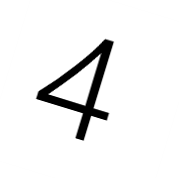
//> input picture MachineLearning/project/code_double_trainingset/训练用/41.png, 179 x 178 px, given in place of the camera
$ ./颜色识别_摄像机_   (built with g++ and OpenCV 4)
//> lines starting //> are read from the running program, lines starting //| are printed output that depends on the picture; after the words box and inside, x2 and y2 are one past the last pixel; in counts of white or black regions, pixels touching at a corner belong together
#include "opencv2/highgui/highgui.hpp"
#include "opencv2/core/core.hpp"
#include "opencv2/imgproc/imgproc.hpp"
#include "highgui.h"
#include <vector>
#include <iostream>
using namespace std;
using namespace cv;

int main() {
	VideoCapture cap(1);
	Mat img;
	int wid = 520;
	int hei = 310;
	while (1) {
		cap.read(img);
//> img is the input picture: 178 rows x 179 cols, CV_8UC3; min 0, max 255, mean 239.2
		vector<Mat> bgr;
//		cvtColor(img, img, CV_RGB2HSV);
		blur(img, img, Size(50, 50));
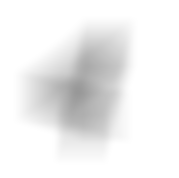
//> img: 178 rows x 179 cols, CV_8UC3; min 152, max 255, mean 239.2
		split(img, bgr);

		Mat histb, histg, histr;
		int channel[] = { 0 };
		int histsize[] = { 256 };
		float h[] = { 0,256 };
		const float * ranges[] = { h };
		calcHist(&bgr[0], 1, channel, Mat(), histb, 1, histsize, ranges);
//> histb = 256 values, max 17635 at index 255, min 0 at index 0, mean 124.5
		calcHist(&bgr[1], 1, channel, Mat(), histg, 1, histsize, ranges);
//> histg has the same summary as histb
		calcHist(&bgr[2], 1, channel, Mat(), histr, 1, histsize, ranges);
//> histr has the same summary as histb

		normalize(histb, histb, 0, hei / 2, NORM_MINMAX);
//> histb = 256 values, max 155 at index 255, min 0 at index 0, mean 1.09
		normalize(histg, histg, 0, hei / 2, NORM_MINMAX);
//> histg has the same summary as histb
		normalize(histr, histr, 0, hei / 2, NORM_MINMAX);
//> histr has the same summary as histb
		int bin = cvRound(wid / histsize[0]);
		Mat draw(hei, wid, CV_8UC3, Scalar::all(0));
		for (int i = 1; i < histsize[0]; i++) {
			line(draw, Point(bin*(i - 1), hei - cvRound(histb.at<float>(i - 1))),
				Point(bin*i, hei - cvRound(histb.at<float>(i))), Scalar(255, 0, 0));
			line(draw, Point(bin*(i - 1), hei - cvRound(histg.at<float>(i - 1))),
				Point(bin*i, hei - cvRound(histg.at<float>(i))), Scalar(0, 255, 0));
			line(draw, Point(bin*(i - 1), hei - cvRound(histr.at<float>(i - 1))),
				Point(bin*i, hei - cvRound(histr.at<float>(i))), Scalar(0, 0, 255));
		}
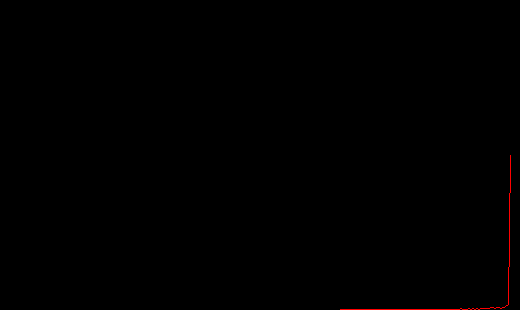
//> draw: 310 rows x 520 cols, CV_8UC3; mean B, G, R 0, 0, 0.5

		vector<Mat> hists;
		split(draw, hists);
//> hists[0]: 310 rows x 520 cols, CV_8UC1; every value is 0
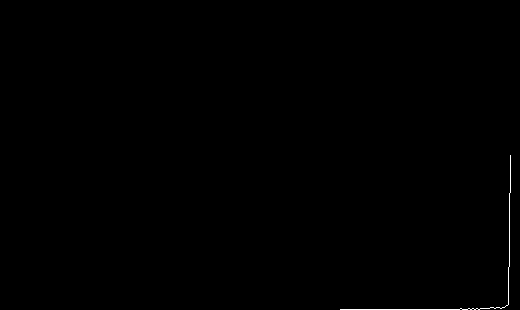
//> hists[2]: 310 rows x 520 cols, CV_8UC1; 0.2% white in thin lines or dots, all inside (x1, y1, x2, y2) = (340, 155, 511, 310)


		int flag = 0;
		for (int i = 1; i < hei; i++) {
			for (int j = wid - 1; j > 0; j--) {
				for (int k = 0; k < 3; k++)
					if (draw.at<Vec3b>(i, j)[k] != 0) {
						if (k == 0) {
							std::cout << i << "," << j << " 蓝色" << endl;
							flag = 1;
							break;
						}
						if (k == 1) {
							std::cout << i << "," << j << " 绿色" << endl;
							flag = 1;
							break;
						}
						if (k == 2) {
							std::cout << i << "," << j << " 红色" << endl;
							flag = 1;
							break;
						}
					}
				if (flag)break;
			}
			if (flag)break;
		}
//> after the loop, flag = 1
		imshow("hist", draw);
		imshow("蓝色", hists[0]);
		imshow("绿色", hists[1]);
		imshow("红色", hists[2]);
		imshow("camera", img);
		waitKey(30);
	}
	system("pause");
}

$ run again, on MachineLearning/project/code_double_trainingset/训练用/72.png
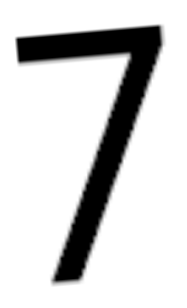
//> input picture MachineLearning/project/code_double_trainingset/训练用/72.png, 187 x 308 px, given in place of the camera
//> img is the input picture: 308 rows x 187 cols, CV_8UC3; min 0, max 255, mean 210.6
//> `blur(img, img, Size(50, 50));`:
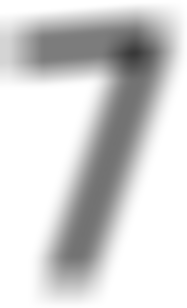
//> img: 308 rows x 187 cols, CV_8UC3; min 57, max 255, mean 210.6
//> `calcHist(&bgr[0], 1, channel, Mat(), histb, 1, histsize, ranges);`: histb = 256 values, max 22007 at index 255, min 0 at index 0, mean 225
//> `calcHist(&bgr[1], 1, channel, Mat(), histg, 1, histsize, ranges);`: histg has the same summary as histb
//> `calcHist(&bgr[2], 1, channel, Mat(), histr, 1, histsize, ranges);`: histr has the same summary as histb
//> `normalize(histb, histb, 0, hei / 2, NORM_MINMAX);`: histb = 256 values, max 155 at index 255, min 0 at index 0, mean 1.58
//> `normalize(histg, histg, 0, hei / 2, NORM_MINMAX);`: histg has the same summary as histb
//> `normalize(histr, histr, 0, hei / 2, NORM_MINMAX);`: histr has the same summary as histb
//> after the loop `for (int i = 1; i < hei; i++)`: flag = 1

$ run again, on MachineLearning/project/code_double_trainingset/训练用/73.png
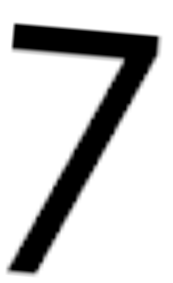
//> input picture MachineLearning/project/code_double_trainingset/训练用/73.png, 173 x 283 px, given in place of the camera
//> img is the input picture: 283 rows x 173 cols, CV_8UC3; min 0, max 255, mean 202.8
//> `blur(img, img, Size(50, 50));`:
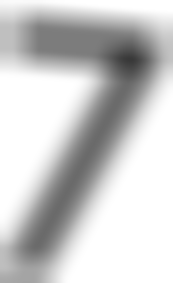
//> img: 283 rows x 173 cols, CV_8UC3; min 57, max 255, mean 202.6
//> `calcHist(&bgr[0], 1, channel, Mat(), histb, 1, histsize, ranges);`: histb = 256 values, max 15751 at index 255, min 0 at index 0, mean 191.2
//> `calcHist(&bgr[1], 1, channel, Mat(), histg, 1, histsize, ranges);`: histg has the same summary as histb
//> `calcHist(&bgr[2], 1, channel, Mat(), histr, 1, histsize, ranges);`: histr has the same summary as histb
//> `normalize(histb, histb, 0, hei / 2, NORM_MINMAX);`: histb = 256 values, max 155 at index 255, min 0 at index 0, mean 1.88
//> `normalize(histg, histg, 0, hei / 2, NORM_MINMAX);`: histg has the same summary as histb
//> `normalize(histr, histr, 0, hei / 2, NORM_MINMAX);`: histr has the same summary as histb
//> `split(draw, hists);`:
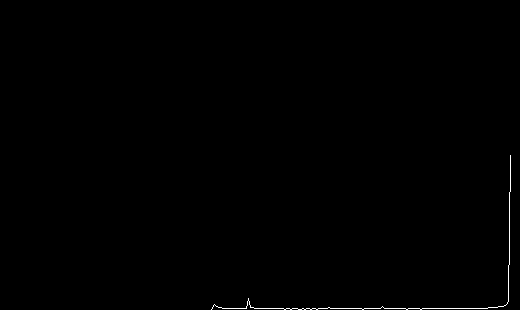
//> hists[2]: 310 rows x 520 cols, CV_8UC1; 0.29% white in thin lines or dots, all inside (x1, y1, x2, y2) = (211, 155, 511, 310)
//> after the loop `for (int i = 1; i < hei; i++)`: flag = 1
